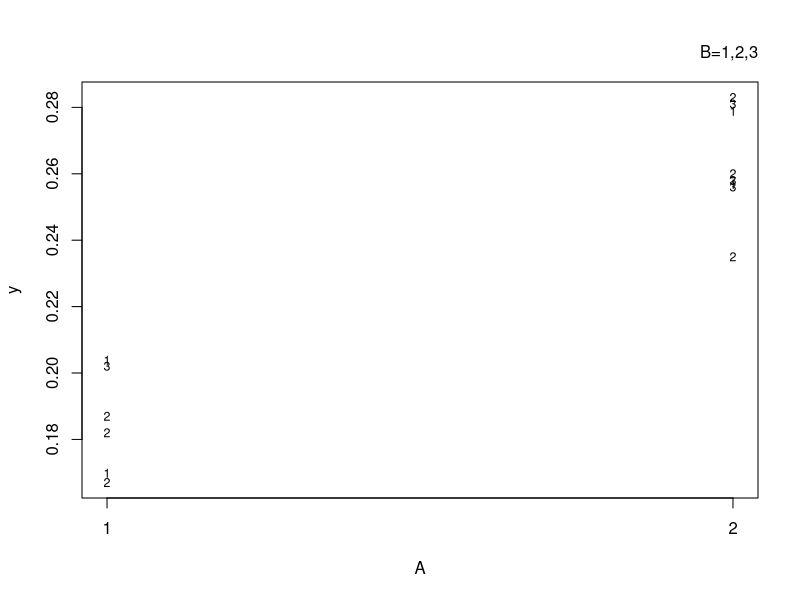
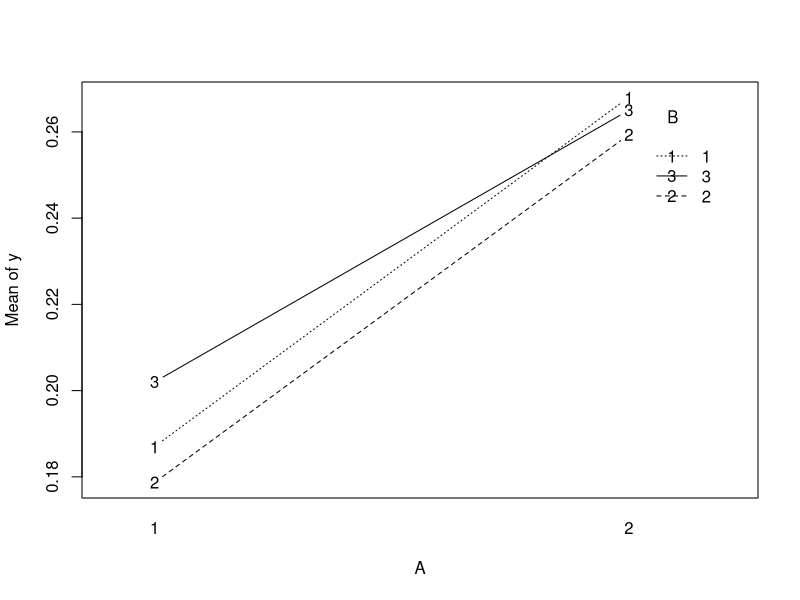
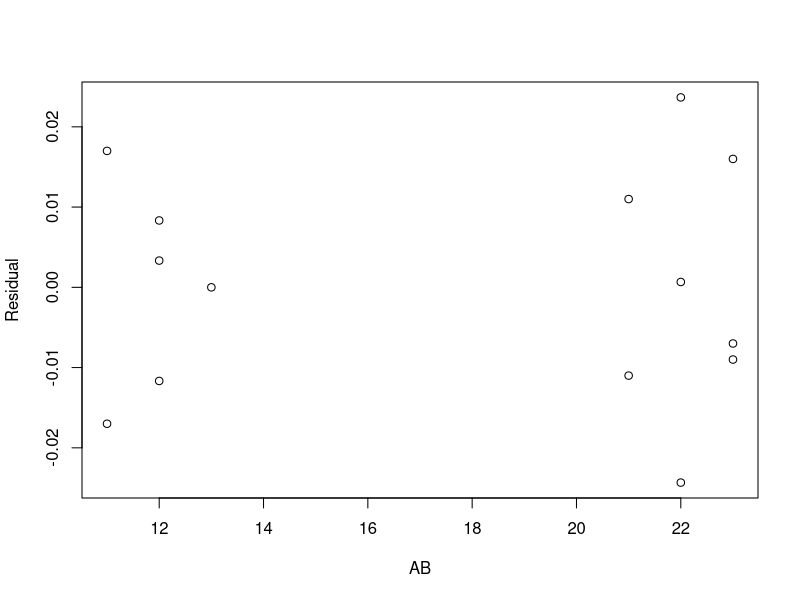
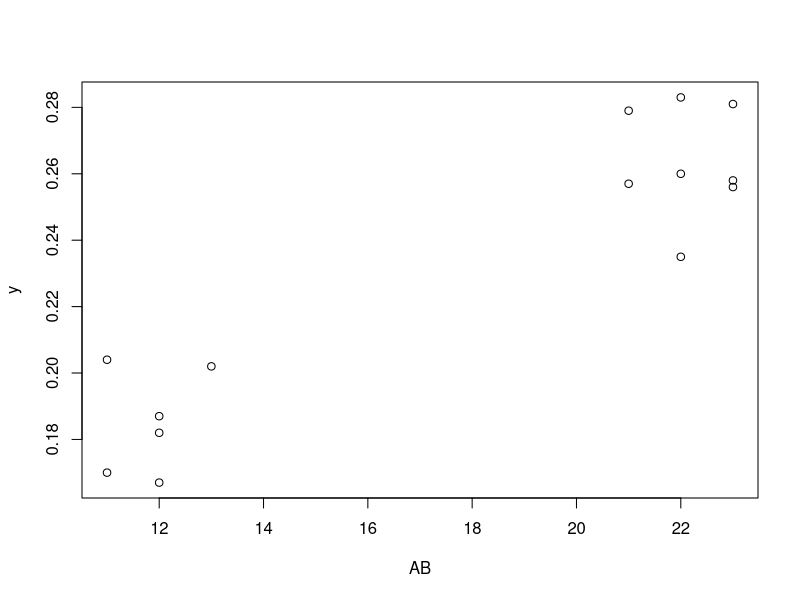
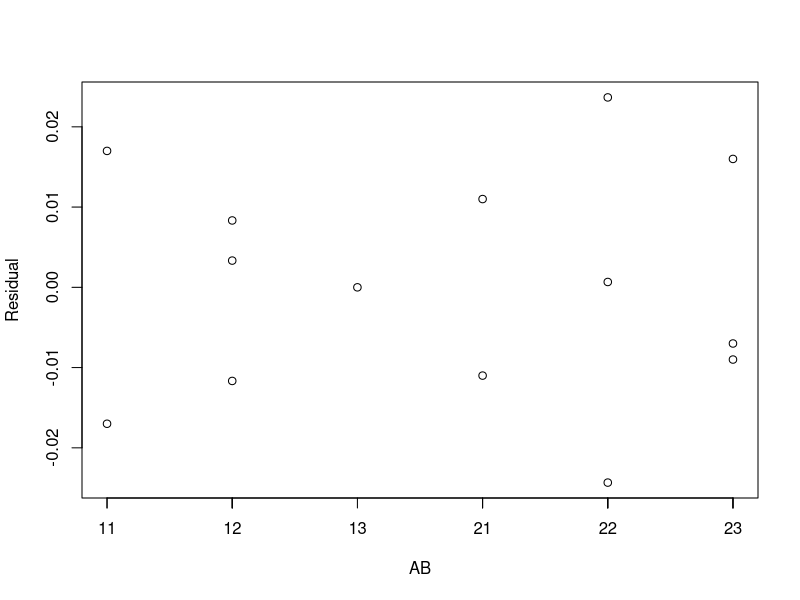
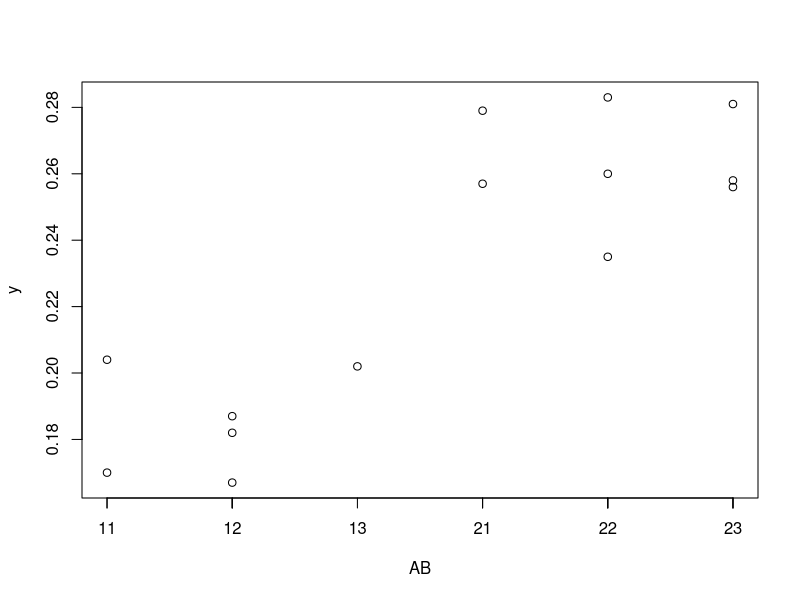

Generate these figures, in order, with R:
# reactiontime.r, reaction time experiment, Table 6.15, page 185, plus 
# Dunnett's method for all treatment versus control comparisons, text p189

# Table 6.15, page 185
react.data <- read.table("Data/reaction.time.txt", header=T)
react.data
react.data <- head(react.data, 14) # Keep first 14 observations
head(react.data, 3)

# Create trtmt combo vbl TC and factors fTC, fA, and fB within data set
react.data <- within(react.data,
  {TC = 10*A + B; fTC = factor(TC); fA = factor(A); fB = factor(B)})

head(react.data)
summary(react.data[,c("fA","fB","fTC","y")])

# ANOVA
options(contrasts = c("contr.sum", "contr.poly"))
modelAB <- aov(y ~ fA + fB + fA:fB, data = react.data)

anova(modelAB) # Type I ANOVA
drop1(modelAB, ~., test = "F") # Type III ANOVA

modelTC <- aov(y ~ fTC, data = react.data)
anova(modelTC) # Model F-test

# Contrasts: estimates, CIs, tests
library(lsmeans)

# Main-effect-of-B contrast: B1-B2
lsmB <- lsmeans(modelAB, ~ fB)
summary(contrast(lsmB, list(B12=c( 1,-1, 0))), infer=c(T,T))

# AB-interaction contrast: AB11-AB13-AB21+AB23
lsmAB <- lsmeans(modelAB, ~ fB:fA) # Using "fB:fA" yields AB lex order
lsmAB # Display to see order of AB combos for contrast coefficients

summary(contrast(lsmAB, list(AB=c( 1 ,0,-1,-1, 0, 1))), infer=c(T,T))

# Multiple comparisons: B
confint(lsmB, level=0.95) # lsmeans for B and 99% CIs

# Tukey's method
summary(contrast(lsmB, method="pairwise", adjust="tukey"),
        infer=c(T,T), level=0.95)

# Dunnett's method
summary(contrast(lsmB, method="trt.vs.ctrl", adj="mvt", ref=1),
        infer=c(T,T), level=0.95)

# Dunnett's method for all treatment versus control comparisons, text page 189
lsmTC <- lsmeans(modelTC, ~ fTC)
summary(contrast(lsmTC, method="trt.vs.ctrl", adj="mvt"),
        infer=c(T,T), level=0.95, side=">")

plot(y ~ A, data=react.data, xaxt="n", type="n") # Suppress x-axis, pts
axis(1, at=seq(1,2,1)) # Add x-axis with tick marks from 1 to 2 by 1
text(y ~ A, B, cex=0.75, data=react.data) # Plot z vs A using B label
mtext("B=1,2,3", side=3, adj=1, line=1) # Margin text, top-rt, line 1
abline(h=0) # Horizontal line at zero

interaction.plot(x.factor = react.data$fA, trace.factor = react.data$fB,
                 response = react.data$y, type ="b",
                 xlab ="A", trace.label ="B", ylab ="Mean of y")

plot(modelAB$res ~ react.data$TC, xlab ="AB", ylab ="Residual")
plot(react.data$y ~ react.data$TC, xlab ="AB", ylab ="y")

plot(modelAB$res ~ react.data$Trtmt, xaxt="n", xlab="AB", ylab="Residual")
axis(1, at = react.data$Trtmt, labels = react.data$fTC)
plot(react.data$y ~ react.data$Trtmt, xaxt="n", xlab="AB", ylab="y")
axis(1, at = react.data$Trtmt, labels = react.data$fTC)

by(modelAB$res, react.data$A, var)
